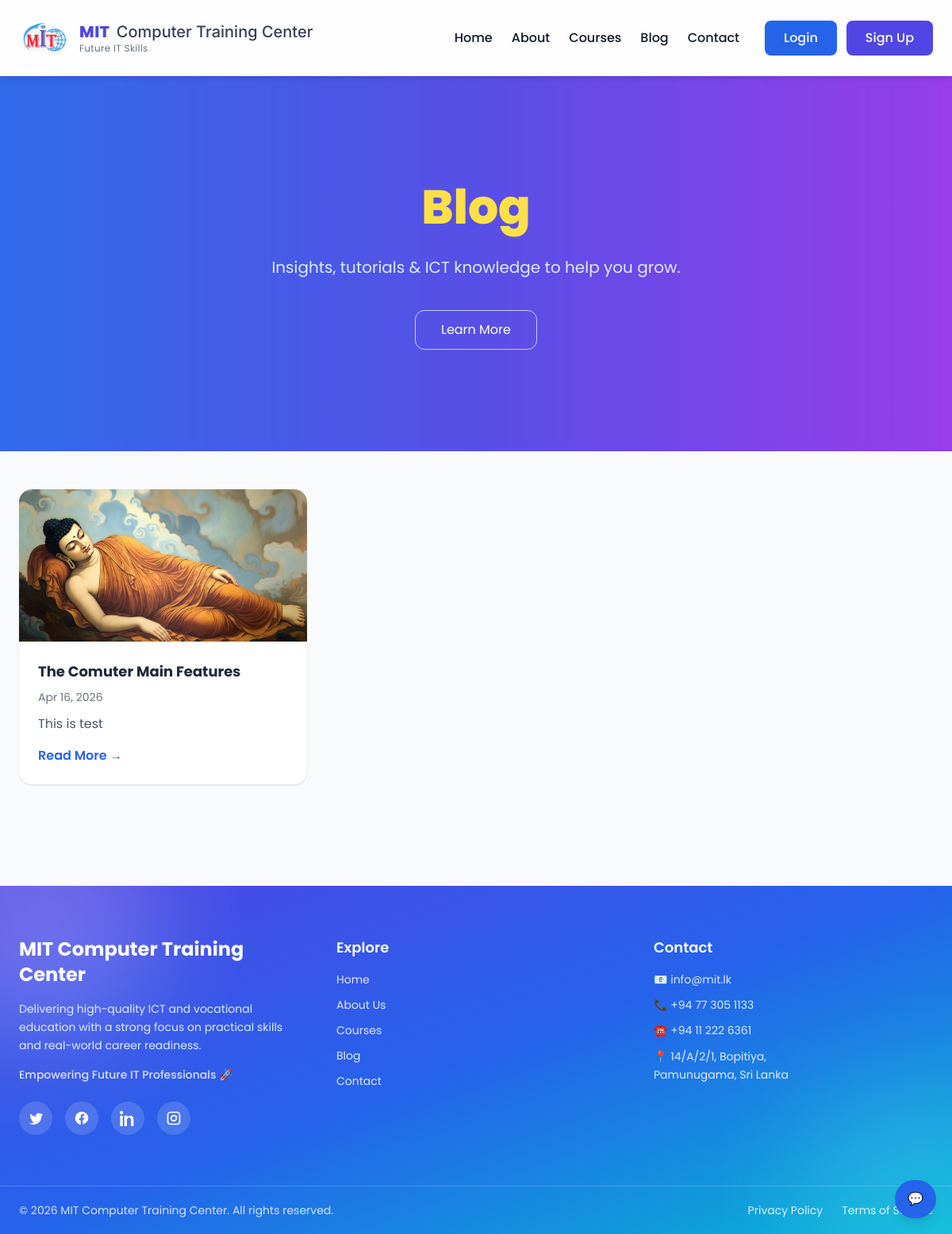
Screenshot of /blog/ with the database file from the repository.
### apps/website/models.py (models this page shows)
class Post(models.Model):
    title = models.CharField(max_length=255)
    slug = models.SlugField(unique=True)
    author = models.ForeignKey(User, on_delete=models.CASCADE)
    content = models.TextField()
    cover = models.ImageField(upload_to='blog/')
    category = models.ForeignKey(Category, on_delete=models.SET_NULL, null=True)
    tags = models.ManyToManyField(Tag, blank=True)
    is_published = models.BooleanField(default=False)
    created_at = models.DateTimeField(auto_now_add=True)
    updated_at = models.DateTimeField(auto_now=True)
    views = models.PositiveIntegerField(default=0)

### apps/website/views.py (the view)
# urls.py: path('blog/', PublicBlogListView.as_view(), name='blog_list'),
class PublicBlogListView(ListView):
    model = Post
    template_name = 'website/blog.html'
    context_object_name = 'posts'
    paginate_by = 6  # optional (adds pagination)
    def get_queryset(self):
        return Post.objects.filter(is_published=True).order_by('-created_at')

### apps/core/context_processors.py (called while the page is built)
def user_roles(request):
    user = request.user
    return {
        'is_admin': user.is_authenticated and user.is_superuser,
        'is_teacher': user.is_authenticated and hasattr(user, 'teacher'),
        'is_student': user.is_authenticated and hasattr(user, 'student'),
    }

### templates/website/blog.html
{% extends 'website/base.html' %}
{% block content %}
{% include 'components/hero.html' with title_prefix="" title_highlight="Blog" description="Insights, tutorials & ICT knowledge to help you grow." %}
<section class="max-w-7xl mx-auto px-6 py-12 grid md:grid-cols-3 gap-8">
    {% for post in posts %}
    <a href="{% url 'blog_detail' post.slug %}"
       class="bg-white rounded-2xl shadow hover:shadow-xl transition overflow-hidden">
        {% if post.cover %}
        <img src="{{ post.cover.url }}" class="w-full h-48 object-cover">
        {% endif %}
        <div class="p-6">
            <h2 class="font-bold text-lg text-gray-800">{{ post.title }}</h2>
            <p class="text-sm text-gray-500 mt-2">
                {{ post.created_at|date:"M d, Y" }}
            </p>
            <p class="text-gray-600 mt-3 line-clamp-3">
                {{ post.content|truncatewords:20 }}
            </p>
            <div class="mt-4 text-blue-600 font-semibold">
                Read More →
            </div>
        </div>
    </a>
    {% endfor %}
</section>
{% endblock %}

### static/css/base.css (style rules this page uses)
body { font-family: 'Poppins', sans-serif; color: var(--text-dark); background: var(--bg-soft); }
section { position: relative; overflow: hidden; }

### rows the page displays
Post: cover (picture), title "The Comuter Main Features", created_at "Apr 16, 2026", content "This is test"

### other values shown
{{ title_highlight }} "Blog"
{{ description }} "Insights, tutorials & ICT knowledge to help you grow."
